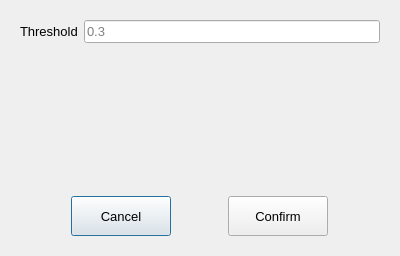
<?xml version="1.0" encoding="UTF-8"?>
<ui version="4.0">
 <class>CleannessDialog</class>
 <widget class="QDialog" name="CleannessDialog">
  <property name="geometry">
   <rect>
    <x>0</x>
    <y>0</y>
    <width>400</width>
    <height>256</height>
   </rect>
  </property>
  <property name="windowTitle">
   <string>Dialog</string>
  </property>
  <layout class="QVBoxLayout" name="verticalLayout">
   <item alignment="Qt::AlignTop">
    <widget class="QFrame" name="frame">
     <property name="frameShape">
      <enum>QFrame::NoFrame</enum>
     </property>
     <property name="frameShadow">
      <enum>QFrame::Raised</enum>
     </property>
     <layout class="QHBoxLayout" name="horizontalLayout">
      <item>
       <widget class="QLabel" name="label">
        <property name="font">
         <font>
          <pointsize>10</pointsize>
         </font>
        </property>
        <property name="text">
         <string>Threshold</string>
        </property>
       </widget>
      </item>
      <item>
       <widget class="QLineEdit" name="threshold">
        <property name="font">
         <font>
          <pointsize>10</pointsize>
         </font>
        </property>
        <property name="placeholderText">
         <string>0.3</string>
        </property>
        <property name="clearButtonEnabled">
         <bool>false</bool>
        </property>
       </widget>
      </item>
     </layout>
    </widget>
   </item>
   <item>
    <widget class="QFrame" name="frame_2">
     <property name="sizePolicy">
      <sizepolicy hsizetype="Preferred" vsizetype="Fixed">
       <horstretch>0</horstretch>
       <verstretch>0</verstretch>
      </sizepolicy>
     </property>
     <property name="styleSheet">
      <string notr="true">QPushButton:pressed{
	padding-top: 5px;
}

#btnCancel:hover{
	border: 2px solid red;
	border-radius: 3px;
}

#btnConfirm:hover{
	border: 2px solid green;
	border-radius: 3px;
}</string>
     </property>
     <property name="frameShape">
      <enum>QFrame::NoFrame</enum>
     </property>
     <property name="frameShadow">
      <enum>QFrame::Raised</enum>
     </property>
     <layout class="QHBoxLayout" name="horizontalLayout_2">
      <item>
       <widget class="QPushButton" name="btnCancel">
        <property name="minimumSize">
         <size>
          <width>100</width>
          <height>40</height>
         </size>
        </property>
        <property name="maximumSize">
         <size>
          <width>100</width>
          <height>40</height>
         </size>
        </property>
        <property name="font">
         <font>
          <pointsize>10</pointsize>
         </font>
        </property>
        <property name="text">
         <string>Cancel</string>
        </property>
       </widget>
      </item>
      <item>
       <widget class="QPushButton" name="btnConfirm">
        <property name="minimumSize">
         <size>
          <width>100</width>
          <height>40</height>
         </size>
        </property>
        <property name="maximumSize">
         <size>
          <width>100</width>
          <height>40</height>
         </size>
        </property>
        <property name="font">
         <font>
          <pointsize>10</pointsize>
         </font>
        </property>
        <property name="text">
         <string>Confirm</string>
        </property>
       </widget>
      </item>
     </layout>
    </widget>
   </item>
  </layout>
 </widget>
 <resources/>
 <connections/>
</ui>
